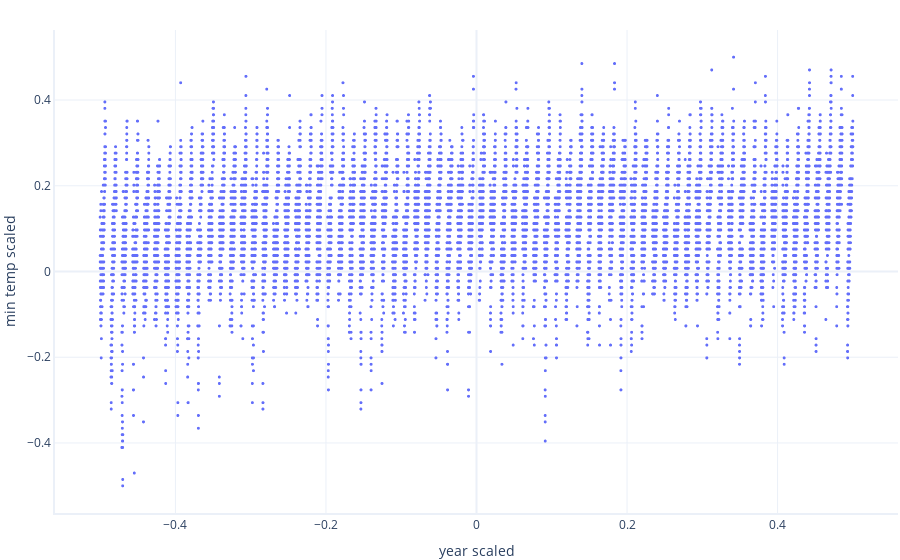

Source (notebook cell):
### Markdown cell above
### Scaling data

### Code cell
data["year_scaled"] = (data["year"] - (data["year"].max() + data["year"].min())/2)/(data["year"].max() - data["year"].min())
data["min_temp_scaled"] = (data["min_temperature"] - (data["min_temperature"].max() + data["min_temperature"].min())/2)/(data["min_temperature"].max() - data["min_temperature"].min()) 
graphing.scatter_2D(data, label_x= "year_scaled", label_y= "min_temp_scaled")

### Figure 1 — Plotly figure (JSON) as saved in the notebook; plotly's stock layout.template omitted (floating-point values rounded to 4 significant figures; data arrays with more than 128 entries replaced by an {"elided": "..."} marker saying what was removed)
{"data": [{"hovertemplate": "year scaled=%{x}<br>min temp scaled=%{y}<extra></extra>", "legendgroup": "", "marker": {"color": "#636efa", "size": 3, "symbol": "circle"}, "mode": "markers", "name": "", "showlegend": false, "type": "scattergl", "x": {"elided": "12688 float values"}, "xaxis": "x", "y": {"elided": "12688 float values"}, "yaxis": "y"}], "layout": {"legend": {"tracegroupgap": 0}, "xaxis": {"anchor": "y", "domain": [0, 1], "title": {"text": "year scaled"}}, "yaxis": {"anchor": "x", "domain": [0, 1], "title": {"text": "min temp scaled"}}}}
